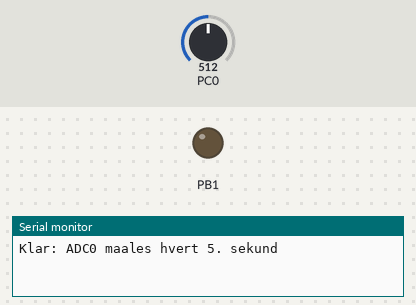
The program below on a simulated ATmega328P, built with avr-gcc and emulated at 16 MHz (the files do not name the chip). Parts: output pins drawn as LEDs (lit = HIGH), the last lines printed to the serial monitor. The inputs (shaded band) are chosen by the test bench; at power-on: PC0 = 512.

Above: at 2.5 s.
At 7.5 s:
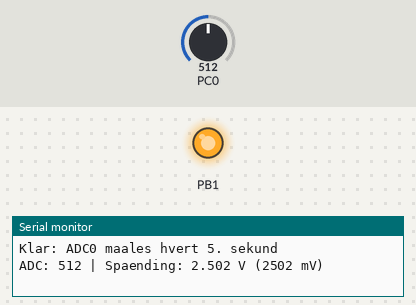
Timing chart, 0 to 13.0 s (numbered marks = the images above):
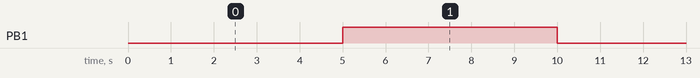

Measured:
- by itself, PB1: alternates HIGH for 5.0 s and LOW for 5.0 s

The program:

main.c
```c
#ifndef F_CPU
#define F_CPU 16000000UL
#endif

#include <avr/io.h>
#include <avr/interrupt.h>
#include <stdint.h>
#include <stdbool.h>
#include <stdio.h>

/* ===================== Konfiguration ===================== */
#define UART0_BAUD      9600UL
#define VREF_MV         5000UL      /* Tilpas til f.eks. 3300UL ved 3.3V AVcc */
#define ADC_CHANNEL     0u          /* ADC0 = PC0 */
#define LEDPortValue    (1 << 1)


volatile bool flag_read_adc = false;

/* ===================== Minimum UART0 (9600 baud, 8N1) ===================== */
static void uart0_init_9600(void) {
    uint16_t ubrr = (uint16_t)((F_CPU / (16UL * UART0_BAUD)) - 1UL);
    UBRR0H = (uint8_t)(ubrr >> 8);
    UBRR0L = (uint8_t)(ubrr & 0xFFu);

    UCSR0C = (1 << UCSZ01) | (1 << UCSZ00);
    UCSR0B = (1 << TXEN0);
}

static void uart0_putc(char c) {
    while (!(UCSR0A & (1 << UDRE0))) {
        /* Vent på ledig TX-buffer */
    }
    UDR0 = (uint8_t)c;
}

static void uart0_puts(const char *s) {
    while (*s != '\0') {
        uart0_putc(*s++);
    }
}

/* ===================== Timer1: 5 sekunders interrupt ===================== */
/*
 * Ved F_CPU = 16 MHz og prescaler = 1024:
 * Timer-frekvens = 16.000.000 / 1024 = 15.625 Hz (64 us pr. tick).
 * 5 sekunder = 5 * 15.625 = 78.125 ticks.
 * Da OCR1A er 16-bit (maks. 65.535), deles 5 sek. op i f.eks. 5 x 1 sekund
 * (15.625 ticks pr. sekund -> OCR1A = 15624).
 */
static void timer1_init_5s_interrupt(void) {
    TCCR1A = 0;
    TCCR1B = (1 << WGM12);          /* CTC mode: TOP = OCR1A */
    OCR1A  = 15624u;                /* 15.625 ticks = 1,000 s ved 16 MHz / 1024 */
    TIMSK1 = (1 << OCIE1A);         /* Aktiver Compare Match A interrupt */
    TCCR1B |= (1 << CS12) | (1 << CS10); /* Prescaler 1024 -> start timer */
}

ISR(TIMER1_COMPA_vect) {
    static uint8_t sec_count = 0;
    sec_count++;
    if (sec_count >= 5u) {
        PORTB ^= LEDPortValue;
        sec_count = 0;
        flag_read_adc = true;
    }
}

/* ===================== ADC (10-bit på valgt kanal) ===================== */
static void adc_init(uint8_t channel) {
    /* AVcc som reference (REFS0 = 1), vælg kanal 0..7 i MUX3:0 */
    ADMUX = (1 << REFS0) | (channel & 0x07u);

    /* Deaktiver digital input buffer på valgt ADC-pin for at spare strøm */
    if (channel < 6u) {
        DIDR0 |= (1 << channel);
    }

    /* Aktiver ADC og sæt prescaler til 128 (16 MHz / 128 = 125 kHz ADC-clock) */
    ADCSRA = (1 << ADEN) | (1 << ADPS2) | (1 << ADPS1) | (1 << ADPS0);
}

static uint16_t adc_read_10bit(void) {
    /* Start enkelt konvertering */
    ADCSRA |= (1 << ADSC);

    /* Vent indtil konverteringen er færdig */
    while (ADCSRA & (1 << ADSC)) {
        /* Polling på enkel ADC-konvertering */
    }

    return ADC; /* Læser ADCL først og derefter ADCH automatisk i avr-gcc */
}

/* ===================== Hovedprogram ===================== */
int main(void) {
    char line[64];

    DDRB |= LEDPortValue;
    uart0_init_9600();
    adc_init(ADC_CHANNEL);
    timer1_init_5s_interrupt();

    sei();
    uart0_puts("Klar: ADC0 maales hvert 5. sekund\r\n");

    while (1) {
        if (flag_read_adc)
        {
            flag_read_adc = false;

            uint16_t raw = adc_read_10bit();
            uint32_t mv = ((uint32_t)raw * VREF_MV) / 1023UL;
            uint16_t volts_whole = (uint16_t)(mv / 1000UL);
            uint16_t volts_milli = (uint16_t)(mv % 1000UL);

            snprintf(
                line,
                sizeof(line),
                "ADC: %u | Spaending: %u.%03u V (%lu mV)\r\n",
                raw,
                volts_whole,
                volts_milli,
                (unsigned long)mv
            );
            uart0_puts(line);
        }
    }
}
```
